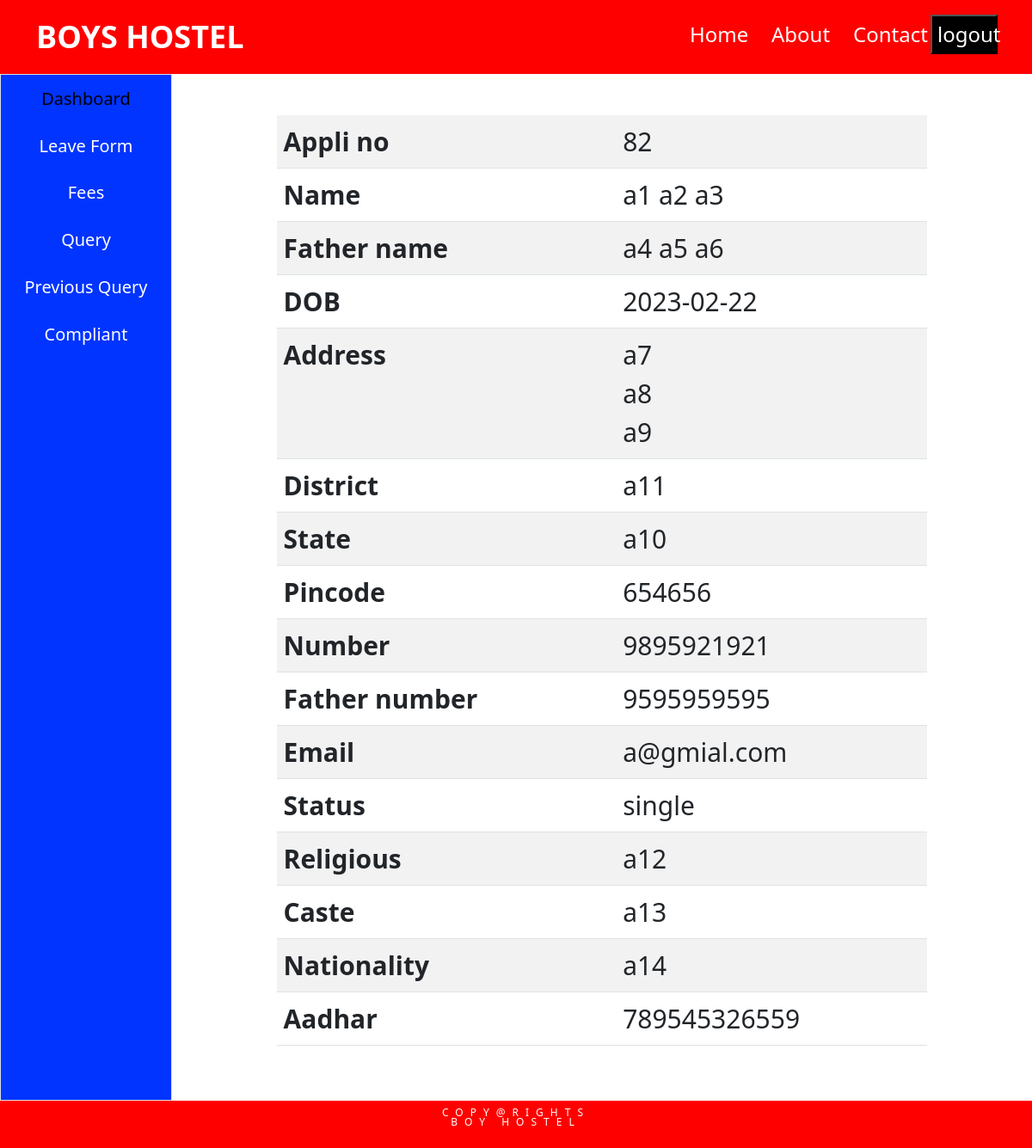
The app's page /html/dashboard.php (signed in) with its own data.
### tables this page shows
CREATE TABLE `application` (
  `appli_no` int(5) NOT NULL,
  `SFName` text DEFAULT NULL,
  `SMName` text NOT NULL,
  `SLName` text DEFAULT NULL,
  `FFName` text DEFAULT NULL,
  `FMName` text NOT NULL,
  `FLName` varchar(30) DEFAULT NULL,
  `dob` date DEFAULT NULL,
  `house_no` varchar(20) DEFAULT NULL,
  `area` text DEFAULT NULL,
  `street` text DEFAULT NULL,
  `state` text DEFAULT NULL,
  `district` text DEFAULT NULL,
  `pincode` bigint(6) DEFAULT NULL,
  `Sphone` bigint(10) DEFAULT NULL,
  `Fphone` bigint(10) DEFAULT NULL,
  `email` varchar(50) DEFAULT NULL,
  `status` char(10) DEFAULT NULL,
  `religious` text DEFAULT NULL,
  `caste` text DEFAULT NULL,
  `nationality` text DEFAULT NULL,
  `aadhar` bigint(12) DEFAULT NULL
);

### html/dashboard.php (the view, shortened to what this page needs)
<?php
$id = $_SESSION['id'];
?>
<!DOCTYPE html>
<html lang="en">
<head>
    <link rel="stylesheet" href="../assets/css/bootstrap.min.css">
    <link rel="stylesheet" href="../css/dashboard.css">
</head>
<body>
<div class="container-fluid py-3 " id="header">
    <div class="container">
        <div class="row" id="row">
            <div class="col-6"><a href="../index.php" style="color:white;">BOYS HOSTEL</a></div>
            <div class="col-1"></div>
            <div class="col-1"></div>
            <div class="col-1"><a href="../index.php">Home</a></div>
            <div class="col-1"><a href="about.php" class="align-item-center">About</a></div>
            <div class="col-1"><a href="contact.php">Contact</a></div>
            <div class="col-1" id="butten"><button><a href="logout.php">logout</a></button></div>
        </div>
    </div>
</div>
<div class="container-fluid" id="slidebar">
    <div class="row">
        <div class="col-2 border" id="slidepad">
            <div class="btn-group-vertical">
                <button type="button" class="btn"><a href="dashboard.php"><span id="black">Dashboard</span></a></button>
                <button type="button" class="btn"><a href="leave.php">Leave Form</a></button>
                <button type="button" class="btn"><a href="fees.php">Fees</a></button>
                <button type="button" class="btn"><a href="query.php">Query</a></button>
                <button type="button" class="btn"><a href="pre_query.php">Previous Query</a></button>
                <button type="button" class="btn"><a href="compliant.php">Compliant</a></button>
            </div>
        </div>
        <div class="col-10">
            <?php
                    include('../include/dbconnection.php');
                    $query = "select * from application where appli_no= '$id'";
                    $result = mysqli_query($con,$query);
                    while($row = mysqli_fetch_assoc($result))
                    {
                        ?>
<div class="container py-5" style="width: 80%; font-size:30px;">
                <table class="table table-striped">
                <tr>
                        <th>Appli no</th>
                        <td><?php echo $row['appli_no']; ?></td>
                    </tr>
                    <tr>
                        <th>Name</th>
                        <td><?php echo $row['SFName'].' '. $row['SMName'].' '.$row['SLName']; ?></td>
                    </tr>
                    <tr>
                        <th>Father name</th>
                        <td><?php echo $row['FFName'].' '. $row['FMName'].' '.$row['FLName']; ?></td>
                    </tr>
                    <tr>
                        <th>DOB</th>
                        <td><?php echo $row['dob']; ?></td>
                    </tr>
                    <tr>
                        <th>Address</th>
                        <td><?php echo $row['house_no'].'<br>'. $row['area'].'<br>'. $row['street']; ?></td>
                    </tr>
                    <tr>
                        <th>District</th>
                        <td><?php echo $row['district']; ?></td>
                    </tr>
                    <tr>
                        <th>State</th>
                        <td><?php echo $row['state']; ?></td>
                    </tr>
                    <tr>
                        <th>Pincode</th>
                        <td><?php echo $row['pincode']; ?></td>
                    </tr>
                    <tr>
                        <th>Number</th>
                        <td><?php echo $row['Sphone']; ?></td>
                    </tr>
                    <tr>
                        <th>Father number</th>
                        <td><?php echo $row['Fphone']; ?></td>
                    </tr>
                    <tr>
                        <th>Email</th>
                        <td><?php echo $row['email']; ?></td>
                    </tr>
                    <tr>
                        <th>Status</th>
                        <td><?php echo $row['status']; ?></td>
                    </tr>
                    <tr>
                        <th>Religious</th>
                        <td><?php echo $row['religious']; ?></td>
                    </tr>
                    <tr>
                        <th>Caste</th>
                        <td><?php echo $row['caste']; ?></td>
                    </tr>
                    <tr>
                        <th>Nationality</th>
                        <td><?php echo $row['nationality']; ?></td>
                    </tr>
                    <tr>
                        <th>Aadhar</th>
                        <td><?php echo $row['aadhar']; ?></td>
                    </tr>
                </table>
                   <?php }
            ?>
        </div>
    </div>
</div>
</div>
<div class="container-fluid p-2" id="footer">
    <p>COPY@RIGHTS<BR>BOY HOSTEL</p>
</div>
</body>
</html>

### css/dashboard.css (style rules this page uses)
#header { background-color: red; color: white; height: auto; }
#header a { text-decoration: none; color: white; }
#header #row { font-size: 150%; }
#header .col-6 { font-weight: bolder; font-size:150% ; }
#header .col-1 { margin-top:0.5%; }
#header button { width: 110%; height: 95%; background-color: black; margin-top: -10%; margin-left:-7%; }
#footer { background-color: red; text-align: center; font-weight: lighter; color: white; line-height: 95%; font-size: 75%; padding-bottom: 30%; }
#footer p { letter-spacing: 8px; }
#slidebar a { color: white; text-decoration: none; text-align: center; }
.btn-group-vertical { width: 100%; }
#slidepad { padding: 0px 0px 15.1% 0px; background-color:rgb(1, 52, 255); }
#slidebar #slidepad button { background-color:rgb(1, 52, 255) !important ; padding: 6% 0%; font-size: 20px; }
#slidebar #slidepad button { background-color:rgb(1, 52, 255); padding: 6% 0%; font-size: 20px; }
#black { color: black; }

### records on screen
application: appli_no "82", SFName "a1", SMName "a2", SLName "a3", FFName "a4", FMName "a5", FLName "a6", dob "2023-02-22", house_no "a7", area "a8", street "a9", district "a11", state "a10", pincode "654656", Sphone "9895921921", Fphone "9595959595", email "a@gmial.com", status "single", religious "a12", caste "a13", nationality "a14", aadhar "789545326559"
